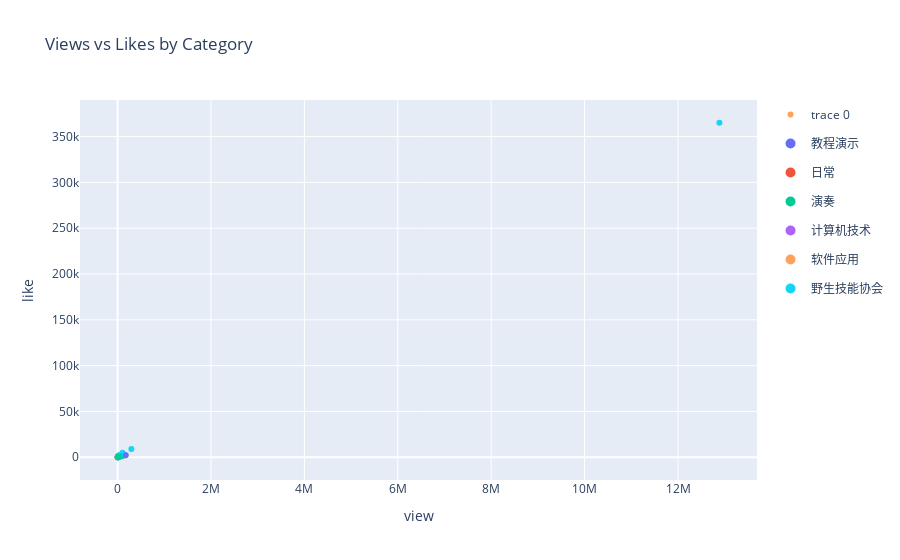

Notebook code for this chart:
### Code cell
# Example: Scatter plot of views vs likes
plot_scatter_pl(channel_data, x="view", y="like", color="tname", hover="title", title="Views vs Likes by Category")

### Figure 1 — Plotly figure (JSON) as saved in the notebook; plotly's stock layout.template omitted (floating-point values rounded to 4 significant figures)
{"data": [{"customdata": ["软件应用", "软件应用", "软件应用", "软件应用", "软件应用", "软件应用", "软件应用", "软件应用", "软件应用", "软件应用", "软件应用", "软件应用", "野生技能协会", "野生技能协会", "野生技能协会", "计算机技术", "计算机技术", "野生技能协会", "野生技能协会", "野生技能协会", "野生技能协会", "野生技能协会", "日常", "野生技能协会", "野生技能协会", "软件应用", "野生技能协会", "野生技能协会", "野生技能协会", "野生技能协会", "野生技能协会", "野生技能协会", "野生技能协会", "野生技能协会", "野生技能协会", "野生技能协会", "野生技能协会", "野生技能协会", "野生技能协会", "软件应用", "演奏", "野生技能协会", "演奏", "演奏", "野生技能协会", "演奏", "野生技能协会", "教程演示", "野生技能协会"], "hovertemplate": "view: %{x}<br>like: %{y}<br>tname: %{customdata}<extra></extra>", "marker": {"color": ["#FFA15A", "#FFA15A", "#FFA15A", "#FFA15A", "#FFA15A", "#FFA15A", "#FFA15A", "#FFA15A", "#FFA15A", "#FFA15A", "#FFA15A", "#FFA15A", "#19D3F3", "#19D3F3", "#19D3F3", "#AB63FA", "#AB63FA", "#19D3F3", "#19D3F3", "#19D3F3", "#19D3F3", "#19D3F3", "#EF553B", "#19D3F3", "#19D3F3", "#FFA15A", "#19D3F3", "#19D3F3", "#19D3F3", "#19D3F3", "#19D3F3", "#19D3F3", "#19D3F3", "#19D3F3", "#19D3F3", "#19D3F3", "#19D3F3", "#19D3F3", "#19D3F3", "#FFA15A", "#00CC96", "#19D3F3", "#00CC96", "#00CC96", "#19D3F3", "#00CC96", "#19D3F3", "#636EFA", "#19D3F3"]}, "mode": "markers", "text": ["学会这些镜头，你的视频也能上热门！[AI&拍摄均适用]", "纯干货！打工人必备AI神器，会用这些，提前三个小时下班！", "建议收藏！学生党必备的AI神器，让你的学术效率翻倍！", "AI设计工作流—从小白到进阶全解析！「附描述词精准写法教学」", "AI生成视频哪家强？怎么做？手把手教学 [纯干货]", "[全网最全]60种高频玩法!GPT4o最强更新-生图全解析！你的私人设计师 CHATGPT生图教程", "靠AI月入百万？普通人如何靠AI逆袭", "ChatGPT 4.5很废吗？到底应该怎么用？", "Manus，中国AI新王炸？还是炒作？", "OpenAI急了？DeepSeek+马斯克Grok3双杀？AI权力游戏近期战况", "这些工具+满血版Deepseek简直降维打击...... [建议收藏]", "设计师末日降临？深度实测Recraft：一个能吞掉插画/样机/修图/海报赛道的AI黑洞", "DeepSeek新手必看！入门到精通实战技巧大公开！这些隐藏技巧让你秒变高手！", "速来揭秘！国产 AI DEEPSEEK 凭啥火遍全网？[基础教程 & 背景剖析 & 知识科普]", "1 分钟速通！小白必学，ideogram 2.0—— 设计圈都爱的 AI 神器", "B站最简单的AI音乐创作教程！手把手教你0基础5分钟学会用AI写歌编曲-全网最好玩的天JIANG老师回归", "[PR公开课]-01不得不会的背景知识", "超级无敌的免费AI绘图工具-Leonardo AI", "[AI绘图]基于OPEN AI的Bing图像创建，他也来了！", "[AI绘画] Midjourney 使用教程 / 你不得不会的AI绘画", "90秒认识PS2023新功能！-即使不会PS也能用", "[UI设计] 干货！零基础也可以： 20分钟会用黑马设计神器Figma！从这里开启你的UI学习之路", "可恶！被我自己装到了！", "如何智能抠图？PR+AE最快速的抠图方法制作人物遮挡文字效果！-PR三分钟", "还不会剪辑？这套课程榨干了Pr的全部性能！", "「干货分享」免费的高质量素材资源哪里找？看这个视频就够了！", "[PR教程]介绍人物的必备动画效果-人物帧定格", "[PR技巧]文字逐字发光效果！！冒死上传付费课程！！premiere不得不会的效果！后期必备！", "[PR3分钟]水流生成文字标题—片头必备的文字效果！赶紧给我学起来！我不许你们还不会！", "[PR3分钟]无插件！快速制作片头手写文字！一天一个pr小技巧！", "[FCPX教程]7分钟快速入门mac剪辑神器！Final Cut Pro x!", "[PR教程]如何使用基本图形面板制作可修改动态标题？", "3分钟学会四种电影剪辑手法！up主必备！", "[PR三分钟]如何使用premiere为视频打码？pr小技巧get！", "[PR三分钟]三分钟制作炫酷建筑遮挡文字效果！premiere教程", "[PR3分钟]如何保留视频中的某一个颜色？Premiere3分钟一个小技巧！", "[PR3分钟]快速制作一个炫酷立体分割画面效果/Premiere3分钟「持续更新中」", "[PR3分钟-更新中]快速制作一个v-log片头！Prmiere", "[AE教程]0基础新手快速入门 Adobe After effects！UP主必备！视频后期教程", "[网站教程]10分钟学会个人网站的搭建", "[卡祖笛激燃向]HOW LONG-Charlie Puth", "[教程][嫌Pr和Ae入门太难？换个姿势做视频，剪辑特效一条龙]", "[卡祖笛激燃向] We Don't Talk Anymore-Charlie Puth/Selena Gomez", "[卡祖笛激燃向]Attention-Charlie Puth", "[字幕教程]怎么做字幕/利用PR和ARCTIME做字幕", "[卡祖笛激燃向]Counting Stars-One Republic", "[AU教程]简单上手 Adobe Audition", "[15分钟学会鬼畜]VEGAS鬼畜教程", "[Pr教程]0基础急速上手视频制作！UP主必备！"], "type": "scatter", "x": [1246, 9455, 9596, 15296, 76690, 23782, 13928, 16940, 8870, 13025, 4155, 2168, 19393, 5918, 3755, 7716, 11775, 5140, 7172, 4735, 6452, 93427, 4671, 9478, 6723, 70246, 7544, 6365, 8118, 41436, 23066, 21425, 39523, 32453, 22977, 18792, 25018, 34508, 106898, 151063, 20355, 140821, 94150, 17087, 295728, 15309, 153696, 175487, 12886043], "y": [49, 98, 103, 173, 1809, 484, 175, 233, 99, 131, 106, 62, 183, 171, 94, 197, 263, 170, 161, 172, 167, 2457, 347, 426, 210, 2133, 273, 282, 276, 1232, 859, 799, 2212, 1100, 1033, 1149, 2025, 1975, 5027, 2237, 476, 2862, 1186, 264, 9008, 270, 2112, 2256, 365060]}, {"legendgroup": "教程演示", "marker": {"color": "#636EFA", "size": 10}, "mode": "markers", "name": "教程演示", "showlegend": true, "type": "scatter", "x": [null], "y": [null]}, {"legendgroup": "日常", "marker": {"color": "#EF553B", "size": 10}, "mode": "markers", "name": "日常", "showlegend": true, "type": "scatter", "x": [null], "y": [null]}, {"legendgroup": "演奏", "marker": {"color": "#00CC96", "size": 10}, "mode": "markers", "name": "演奏", "showlegend": true, "type": "scatter", "x": [null], "y": [null]}, {"legendgroup": "计算机技术", "marker": {"color": "#AB63FA", "size": 10}, "mode": "markers", "name": "计算机技术", "showlegend": true, "type": "scatter", "x": [null], "y": [null]}, {"legendgroup": "软件应用", "marker": {"color": "#FFA15A", "size": 10}, "mode": "markers", "name": "软件应用", "showlegend": true, "type": "scatter", "x": [null], "y": [null]}, {"legendgroup": "野生技能协会", "marker": {"color": "#19D3F3", "size": 10}, "mode": "markers", "name": "野生技能协会", "showlegend": true, "type": "scatter", "x": [null], "y": [null]}], "layout": {"title": {"text": "Views vs Likes by Category"}, "xaxis": {"title": {"text": "view"}}, "yaxis": {"title": {"text": "like"}}}}
